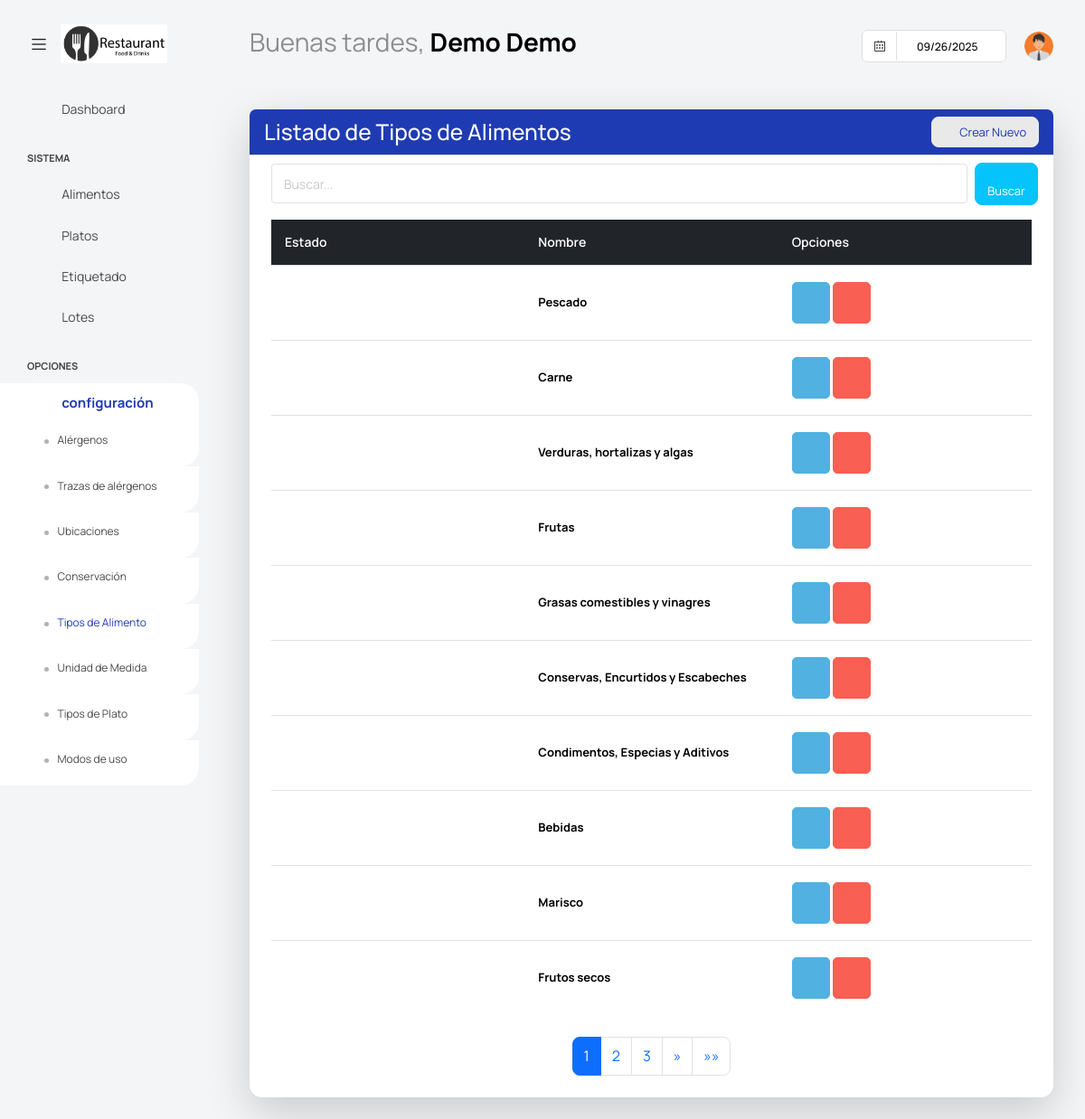
The page /dashuser/lista_tipos_de_alimento/ (signed in) on the database its author committed.
### app/super/models.py (models this page shows, shortened)
class UserProfile(models.Model):
    centro = models.ForeignKey('Centros' ,on_delete=models.CASCADE, null=True, blank =True)
    user = models.OneToOneField(User, on_delete=models.CASCADE)
    username = models.CharField(max_length=100)
    password = models.CharField(max_length=100)
    nombre = models.CharField(max_length=100)
    apellidos = models.CharField(max_length=100)
    cargo = models.CharField(max_length=100, blank=True, null=True)
    imagen = models.ImageField(default='users/default.png', upload_to='users/', null=True, blank =True)
    estado =models.BooleanField(default=True)

### app/dashuser/models.py (models this page shows, shortened)
class TipoAlimento(ModeloBaseCentro):
    nombre = models.CharField('Nombre', max_length=100)
    estado = models. BooleanField(default=True)
    class Meta:
        verbose_name = 'Tipo Alimento'
        verbose_name_plural = 'Tipos de Alimentos'

### app/dashuser/views.py (the view)
# urls.py: path('lista_tipos_de_alimento/', TipoAlimentoList.as_view(), name='TipoAlimentoList'),
class TipoAlimentoList(PaginationMixin, LoginRequiredMixin, ListView):
    model = TipoAlimento
    template_name = 'dashuser/listar_tipoalimento.html'
    context_object_name = 'tipoalimentos'
    paginate_by = 10  # Número de registros por página
    def get_queryset(self):
        try:
            user_profile = UserProfile.objects.filter(user=self.request.user).first()
            if user_profile and user_profile.centro:
                centro = user_profile.centro
                queryset = TipoAlimento.objects.filter(centro=centro).order_by('id')
                search_query = self.request.GET.get('buscar')
                if search_query:
                    queryset = queryset.filter(
                        Q(nombre__icontains=search_query)
                    )
                return queryset
            else:
                return TipoAlimento.objects.none()
        except ObjectDoesNotExist:
            return TipoAlimento.objects.none()
    def get_context_data(self, **kwargs):
        context = super().get_context_data(**kwargs)
        context.update(datos_centro(self.request))
        if not context['tipoalimentos'].exists():
            context['mensaje'] = "No tiene tipos de alimento asociados."
        return context

### app/core/mixins.py (called while the page is built)
    def get_context_data(self, **kwargs):
        context = super().get_context_data(**kwargs)
        page_obj = context.get('page_obj')
        if page_obj:
            current_page = page_obj.number
            total_pages = page_obj.paginator.num_pages
            window = self.pagination_window_size
            if total_pages <= (window * 2) + 1:
                context['custom_page_range'] = range(1, total_pages + 1)
            elif current_page <= window:
                context['custom_page_range'] = range(1, (window * 2) + 2)
            elif current_page >= total_pages - window:
                context['custom_page_range'] = range(total_pages - (window * 2), total_pages + 1)
            else:
                context['custom_page_range'] = range(current_page - window, current_page + window + 1)
        return context

### templates/dashuser/listar_tipoalimento.html (shortened to what this page needs)
{% extends "base.html" %}
{% block content %}
<div class="content-wrapper">
    <div class="card shadow-lg">
        <div class="card-header bg-primary text-white d-flex justify-content-between align-items-center">
            <h3 class="m-0">Listado de Tipos de Alimentos</h3>
            <a class="btn btn-light btn-sm rounded text-primary" onclick="abrir_modal_edicion('{% url 'dashuser:TipoAlimentoCreate' %}')">
                <i class="fa fa-plus-circle"></i>&nbsp; Crear Nuevo
            </a>
        </div>
        <div class="card-body">
            <form method="get" class="row g-2 align-items-center">
                <div class="col-md-11">
                    <input type="text" class="form-control form-control-sm" placeholder="Buscar..." name="buscar">
                </div>
                <div class="col-md-1 d-flex justify-content">
                    <button type="submit" class="btn btn-secondary btn-sm rounded" >
                        <i class="fa fa-search"></i>&nbsp; Buscar
                    </button>
                </div>
            </form>
            {% if tipoalimentos %}
            <div class="table-wrapper">
                <table class="table table-hover tabla-responsive align-middle" style="table-layout: fixed;">
                    <thead class="table-dark">
                        <tr>
                            <th>Estado</th>
                            <th>Nombre</th>
                            <th>Opciones</th>
                        </tr>
                    </thead>
                    <tbody>
                        {% for tipoalimento in tipoalimentos %}
                        <tr>
                            <td data-label="Estado">
                                {% if tipoalimento.estado %}
                                    <i class="fa fa-circle text-success fs-6"></i>
                                {% else %}
                                    <i class="fa fa-circle text-danger fs-6"></i>
                                {% endif %}
                            </td>
                            <td data-label="Nombre" class="fw-bold">{{ tipoalimento.nombre }}</td>
                            <td data-label="Opciones">
                                <a class="btn btn-info" style="--bs-btn-padding-y: 14px; --bs-btn-padding-x: 14px;" onclick="abrir_modal_edicion('{% url 'dashuser:TipoAlimentoUpdate' tipoalimento.id %}')" data-toggle="tooltip" title="Editar Tipo de Alimento">
                                    <i class="fa fa-pencil"></i>
                                </a>
                                <a class="btn btn-danger" style="--bs-btn-padding-y: 14px; --bs-btn-padding-x: 14px;" onclick="abrir_modal_edicion('{% url 'dashuser:TipoAlimentoDelete' tipoalimento.id %}')" data-toggle="tooltip" title="Eliminar Tipo de Alimento">
                                    <i class="fa fa-trash"></i>
                                </a>
                            </td>
                        </tr>
                        {% endfor %}
                    </tbody>
                </table>
            </div>
            {% include "core/pagination.html" %}
            {% else %}
            <div class="alert alert-warning text-center mt-3">
                <i class="fa fa-exclamation-circle"></i> No se encontraron tipos de alimentos.
            </div>
            {% endif %}
        </div>
</div>
{% endblock content %}

### templates/base.html (shortened to what this page needs)
{% load static %}
<html lang="es">
<head>
  <link href={% static "vendor/feather/feather.css" %} rel="stylesheet">
  <link href={% static "vendor/mdi/css/materialdesignicons.min.css" %} rel="stylesheet">
  <link href={% static "vendor/ti-icons/css/themify-icons.css" %} rel="stylesheet">
  <link href={% static "vendor/font-awesome/css/font-awesome.min.css" %} rel="stylesheet">
  <link href={% static "vendor/typicons/typicons.css" %} rel="stylesheet">
  <link href={% static "vendor/simple-line-icons/css/simple-line-icons.css" %} rel="stylesheet">
  <link href={% static "vendor/css/vendor.bundle.base.css" %} rel="stylesheet">
  <link href={% static "vendor/bootstrap-datepicker/bootstrap-datepicker.min.css" %} rel="stylesheet">
  <link href={% static "js/select.dataTables.min.css" %} rel="stylesheet" type="text/css" >
  <link rel="stylesheet" href={% static "css/style.css" %}>
</head>
  <body class="with-welcome-text">
    <div class="container-scroller">
      <nav class="navbar default-layout col-lg-12 col-12 p-0 fixed-top d-flex align-items-top flex-row">
        <div class="text-center navbar-brand-wrapper d-flex align-items-center justify-content-start">
          <div class="me-3">
            <button class="navbar-toggler navbar-toggler align-self-center" type="button" data-bs-toggle="minimize">
              <span class="icon-menu"></span>
            </button>
          </div>
          <div>
            <a class="navbar-brand brand-logo" href="index.html">
              <img src="{{ imagen_centro_url }}" style="width:150px !important; height:auto;" alt="{{ centro.nombre }}">
            </a>
          </div>
        </div>
        <div class="navbar-menu-wrapper d-flex align-items-top">
          <ul class="navbar-nav">
            <li class="nav-item fw-semibold d-none d-lg-block ms-0">
              <h1 class="welcome-text">{{ saludo }}, <span class="text-black fw-bold">{{ nombre }} {{ apellidos }}</span></h1>
          </ul>
          <ul class="navbar-nav ms-auto">
            <li class="nav-item d-none d-lg-block">
              <div id="datepicker-popup" class="input-group date datepicker navbar-date-picker">
                <span class="input-group-addon input-group-prepend border-right">
                  <span class="icon-calendar input-group-text calendar-icon"></span>
                </span>
                <input type="text" class="form-control">
              </div>
            </li>
            <li class="nav-item dropdown d-none d-lg-block user-dropdown">
              <a class="nav-link" id="UserDropdown" href="#" data-bs-toggle="dropdown" aria-expanded="false">
                <img class="img-xs rounded-circle" src="{{ imagen_user_url }}" alt="Profile image"> </a>
            </li>
          </ul>
        </div>
      </nav>
    <div class="container-fluid page-body-wrapper">
      <nav class="sidebar sidebar-offcanvas" id="sidebar">
        <ul class="nav">
          <li class="nav-item">
            <a class="nav-link" href="{% url 'dashuser:home' %}">
              <i class="mdi mdi-grid-large menu-icon"></i>
              <span class="menu-title">Dashboard</span>
            </a>
          </li>
          <li class="nav-item nav-category">Sistema</li>
            <li class="nav-item">
              <a class="nav-link" href="{% url 'dashuser:AlimentoList' %}">
                <i class="menu-icon mdi mdi-food-variant"></i>
                <span class="menu-title">Alimentos</span>
              </a>
            </li>
            <li class="nav-item">
              <a class="nav-link" href="{% url 'platos:PlatoList' %}">
                <i class="menu-icon mdi mdi-food-turkey"></i>
                <span class="menu-title">Platos</span>
              </a>
            </li>
            <li class="nav-item">
              <a class="nav-link" data-bs-toggle="collapse" href="#etiq" aria-expanded="false" aria-controls="etiq">
                <i class="menu-icon mdi mdi-tag"></i>
                <span class="menu-title">Etiquetado</span>
                <i class="menu-arrow"></i>
              </a>
            </li>
            <li class="nav-item">
              <a class="nav-link" href="{% url 'platos:LotesResumenListView' %}">
                <i class="menu-icon mdi mdi-package-variant"></i>
                <span class="menu-title">Lotes</span>
              </a>
            </li>
          <li class="nav-item nav-category">Opciones</li>
            <li class="nav-item">
              <a class="nav-link" data-bs-toggle="collapse" href="#confi" aria-expanded="false" aria-controls="confi">
                <i class="menu-icon mdi mdi-filter"></i>
                <span class="menu-title">configuración</span>
                <i class="menu-arrow"></i>
              </a>
              <div class="collapse" id="confi">
                <ul class="nav flex-column sub-menu">
                  <li class="nav-item"> <a class="nav-link" href="{% url 'dashuser:AlergenosList' %}">Alérgenos</a></li>
                </ul>
                <ul class="nav flex-column sub-menu">
                  <li class="nav-item"> <a class="nav-link" href="{% url 'dashuser:TrazasList' %}">Trazas de alérgenos</a></li>
                </ul>
                <ul class="nav flex-column sub-menu">
                  <li class="nav-item"> <a class="nav-link" href="{% url 'dashuser:LocalizacionList' %}">Ubicaciones</a></li>
                </ul>
                <ul class="nav flex-column sub-menu">
                  <li class="nav-item"> <a class="nav-link" href="{% url 'dashuser:ConservacionList' %}">Conservación</a></li>
                </ul>
                <ul class="nav flex-column sub-menu">
                  <li class="nav-item"> <a class="nav-link" href="{% url 'dashuser:TipoAlimentoList' %}">Tipos de Alimento</a></li>
                </ul>
                <ul class="nav flex-column sub-menu">
                  <li class="nav-item"> <a class="nav-link" href="{% url 'dashuser:UnidadDeMedidaList' %}">Unidad de Medida</a></li>
                </ul>
                <ul class="nav flex-column sub-menu">
                  <li class="nav-item"> <a class="nav-link" href="{% url 'platos:TipoPlatoList' %}">Tipos de Plato</a></li>
                </ul>
                <ul class="nav flex-column sub-menu">
                  <li class="nav-item"> <a class="nav-link" href="{% url 'platos:TextoModoList' %}">Modos de uso</a></li>
                </ul>
              </div>
            </li>
        </ul>
      </nav>
      <div class="main-panel">
          {% block content %}
          {% endblock content %}
      </div>
  </div>
</body>
</html>

### rows shown on the page
UserProfile: nombre "Demo", apellidos "Demo"
TipoAlimento: estado True (drawn), nombre "Pescado"
TipoAlimento: estado True (drawn), nombre "Carne"
TipoAlimento: estado True (drawn), nombre "Verduras, hortalizas y algas"
TipoAlimento: estado True (drawn), nombre "Frutas"
TipoAlimento: estado True (drawn), nombre "Grasas comestibles y vinagres"
TipoAlimento: estado True (drawn), nombre "Conservas, Encurtidos y Escabeches"
TipoAlimento: estado True (drawn), nombre "Condimentos, Especias y Aditivos"
TipoAlimento: estado True (drawn), nombre "Bebidas"
TipoAlimento: estado True (drawn), nombre "Marisco"
TipoAlimento: estado True (drawn), nombre "Frutos secos"

### other values the page prints
{{ saludo }} "Buenas tardes"
{{ page }} "1" "2" "3"
